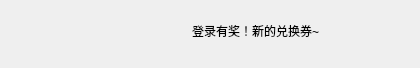
<?xml version="1.0" encoding="UTF-8"?>
<ui version="4.0">
 <class>Lottery_newline</class>
 <widget class="QWidget" name="Lottery_newline">
  <property name="geometry">
   <rect>
    <x>0</x>
    <y>0</y>
    <width>420</width>
    <height>68</height>
   </rect>
  </property>
  <property name="windowTitle">
   <string>Form</string>
  </property>
  <property name="styleSheet">
   <string notr="true">QWidget#Lottery_newline{border-image: url(:/pictures/zukan_title.png);}</string>
  </property>
  <widget class="QLabel" name="label">
   <property name="geometry">
    <rect>
     <x>10</x>
     <y>10</y>
     <width>71</width>
     <height>51</height>
    </rect>
   </property>
   <property name="styleSheet">
    <string notr="true">border-image: url(:/pictures/mail_hukubiki.png);</string>
   </property>
   <property name="text">
    <string/>
   </property>
  </widget>
  <widget class="QLabel" name="label_2">
   <property name="geometry">
    <rect>
     <x>120</x>
     <y>0</y>
     <width>271</width>
     <height>61</height>
    </rect>
   </property>
   <property name="styleSheet">
    <string notr="true">font: 16pt &quot;方正手迹-旅行青蛙体 简&quot;;</string>
   </property>
   <property name="text">
    <string>登录有奖！新的兑换券~</string>
   </property>
   <property name="alignment">
    <set>Qt::AlignCenter</set>
   </property>
  </widget>
 </widget>
 <resources/>
 <connections/>
</ui>
